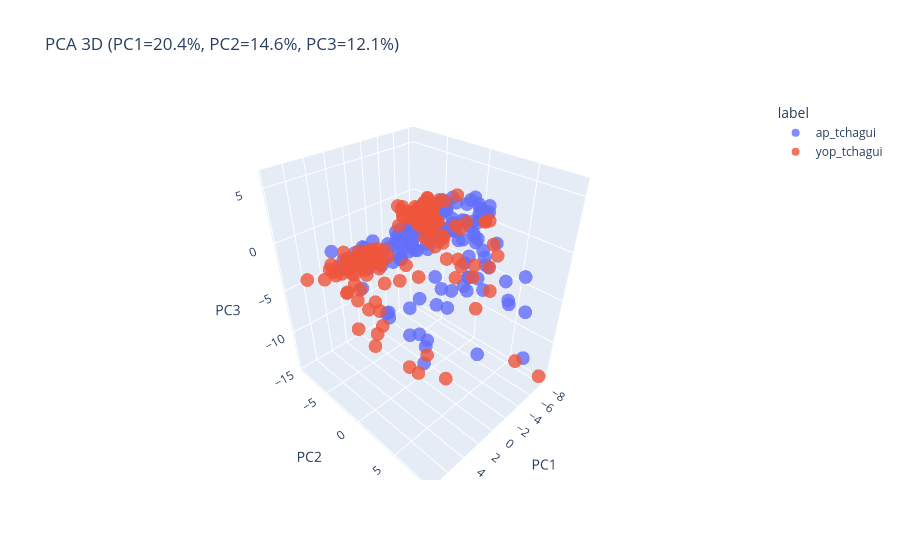

Source (notebook cell):
### Code cell
# Projection en 3D

import plotly.express as px

# PCA dédiée à la visualisation 3D
pca_3d = PCA(n_components=3)

# Projection des données standardisées sur les trois premières composantes.
X_pca_3d = pca_3d.fit_transform(X_scaled_full)

# Construction du DataFrame utilisé pour la visualisation 
pca_3d_df = pd.DataFrame({
    "PC1": X_pca_3d[:, 0],
    "PC2": X_pca_3d[:, 1],
    "PC3": X_pca_3d[:, 2],
    "label": y_raw.values
})

# Représentation des observations dans l'espace formé par PC1, PC2 et PC3.
fig = px.scatter_3d(
    pca_3d_df,
    x="PC1",
    y="PC2",
    z="PC3",
    color="label",
    opacity=0.8,
    title=(
        f"PCA 3D "
        f"(PC1={pca_3d.explained_variance_ratio_[0]:.1%}, "
        f"PC2={pca_3d.explained_variance_ratio_[1]:.1%}, "
        f"PC3={pca_3d.explained_variance_ratio_[2]:.1%})"
    )
)

fig.show()

### Figure 1 — Plotly figure (JSON) as saved in the notebook; plotly's stock layout.template omitted (floating-point values rounded to 4 significant figures; data arrays with more than 128 entries replaced by an {"elided": "..."} marker saying what was removed)
{"data": [{"hovertemplate": "label=ap_tchagui<br>PC1=%{x}<br>PC2=%{y}<br>PC3=%{z}<extra></extra>", "legendgroup": "ap_tchagui", "marker": {"color": "#636efa", "opacity": 0.8, "symbol": "circle"}, "mode": "markers", "name": "ap_tchagui", "scene": "scene", "showlegend": true, "type": "scatter3d", "x": {"elided": "138 float values"}, "y": {"elided": "138 float values"}, "z": {"elided": "138 float values"}}, {"hovertemplate": "label=yop_tchagui<br>PC1=%{x}<br>PC2=%{y}<br>PC3=%{z}<extra></extra>", "legendgroup": "yop_tchagui", "marker": {"color": "#EF553B", "opacity": 0.8, "symbol": "circle"}, "mode": "markers", "name": "yop_tchagui", "scene": "scene", "showlegend": true, "type": "scatter3d", "x": {"elided": "146 float values"}, "y": {"elided": "146 float values"}, "z": {"elided": "146 float values"}}], "layout": {"legend": {"title": {"text": "label"}, "tracegroupgap": 0}, "scene": {"domain": {"x": [0, 1], "y": [0, 1]}, "xaxis": {"title": {"text": "PC1"}}, "yaxis": {"title": {"text": "PC2"}}, "zaxis": {"title": {"text": "PC3"}}}, "title": {"text": "PCA 3D (PC1=20.4%, PC2=14.6%, PC3=12.1%)"}}}
